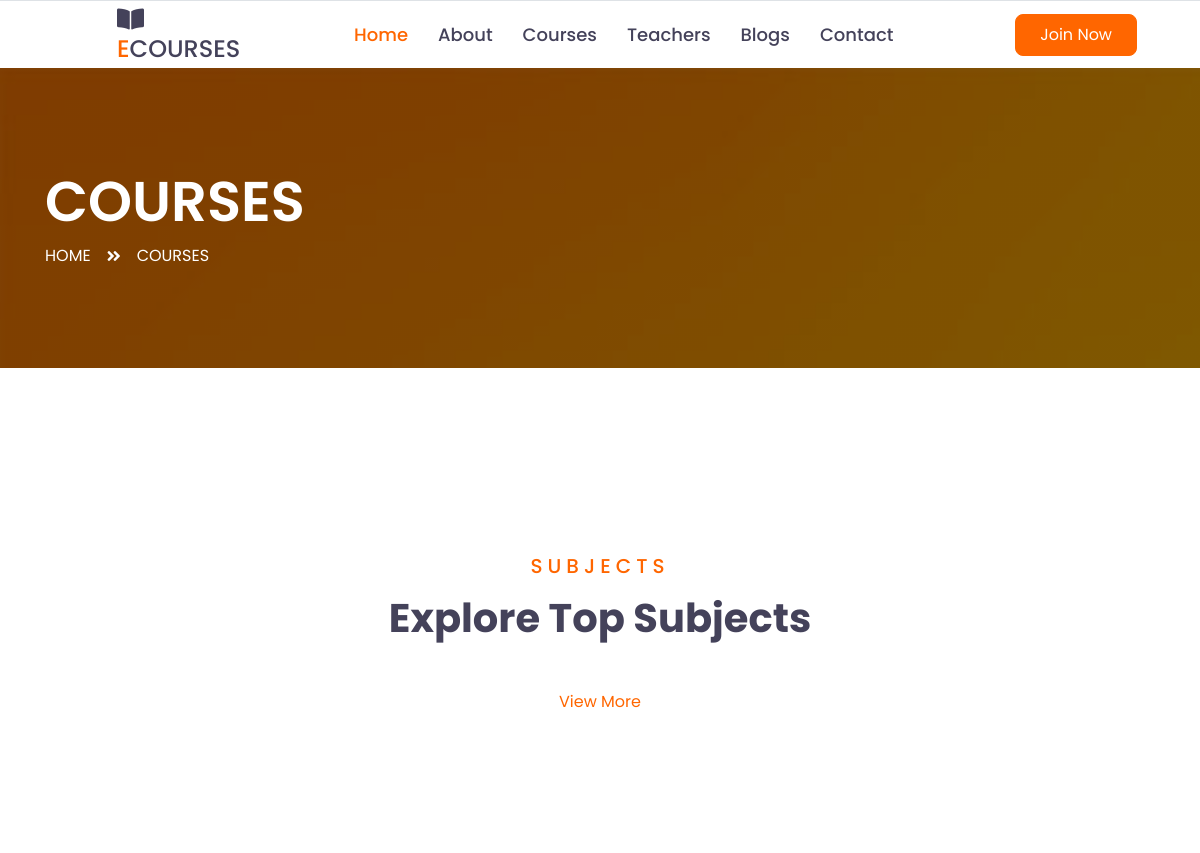
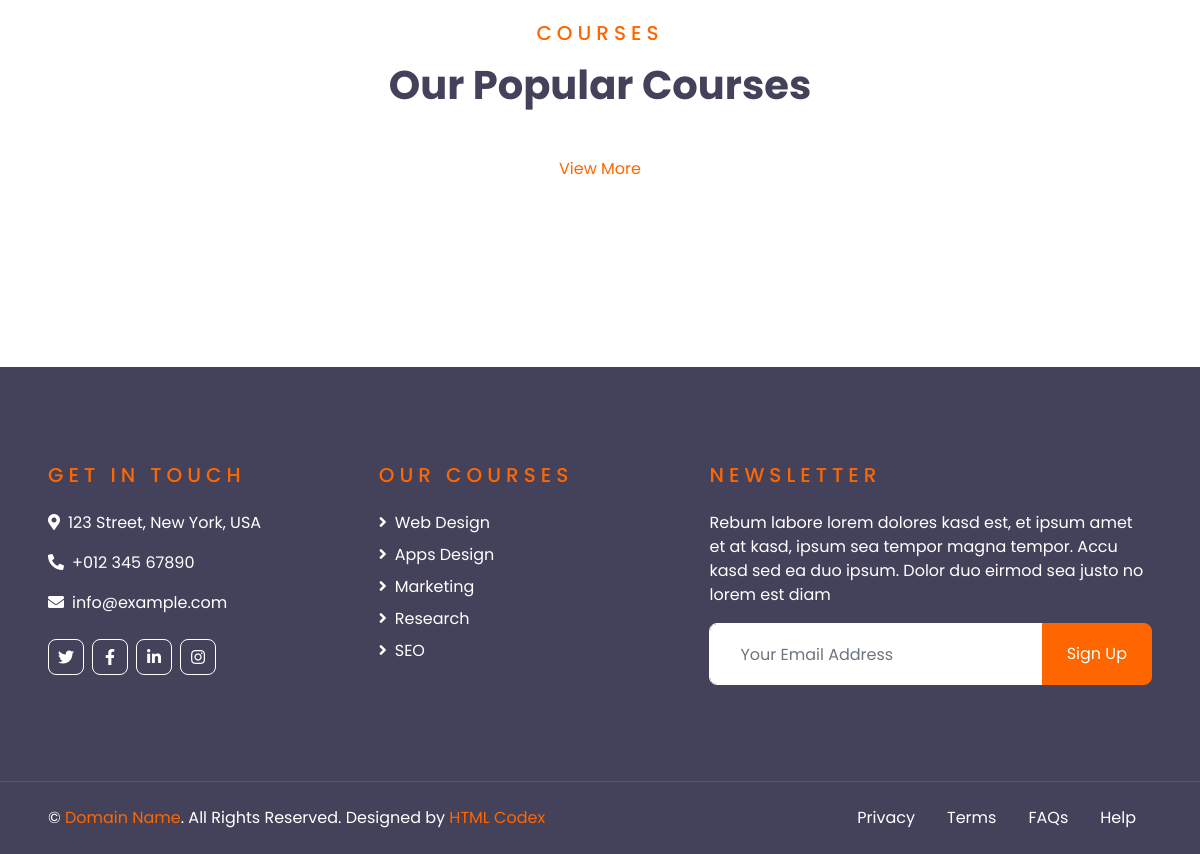
/course, run on an earlier commit of the app's database (2 pictures, top to bottom).
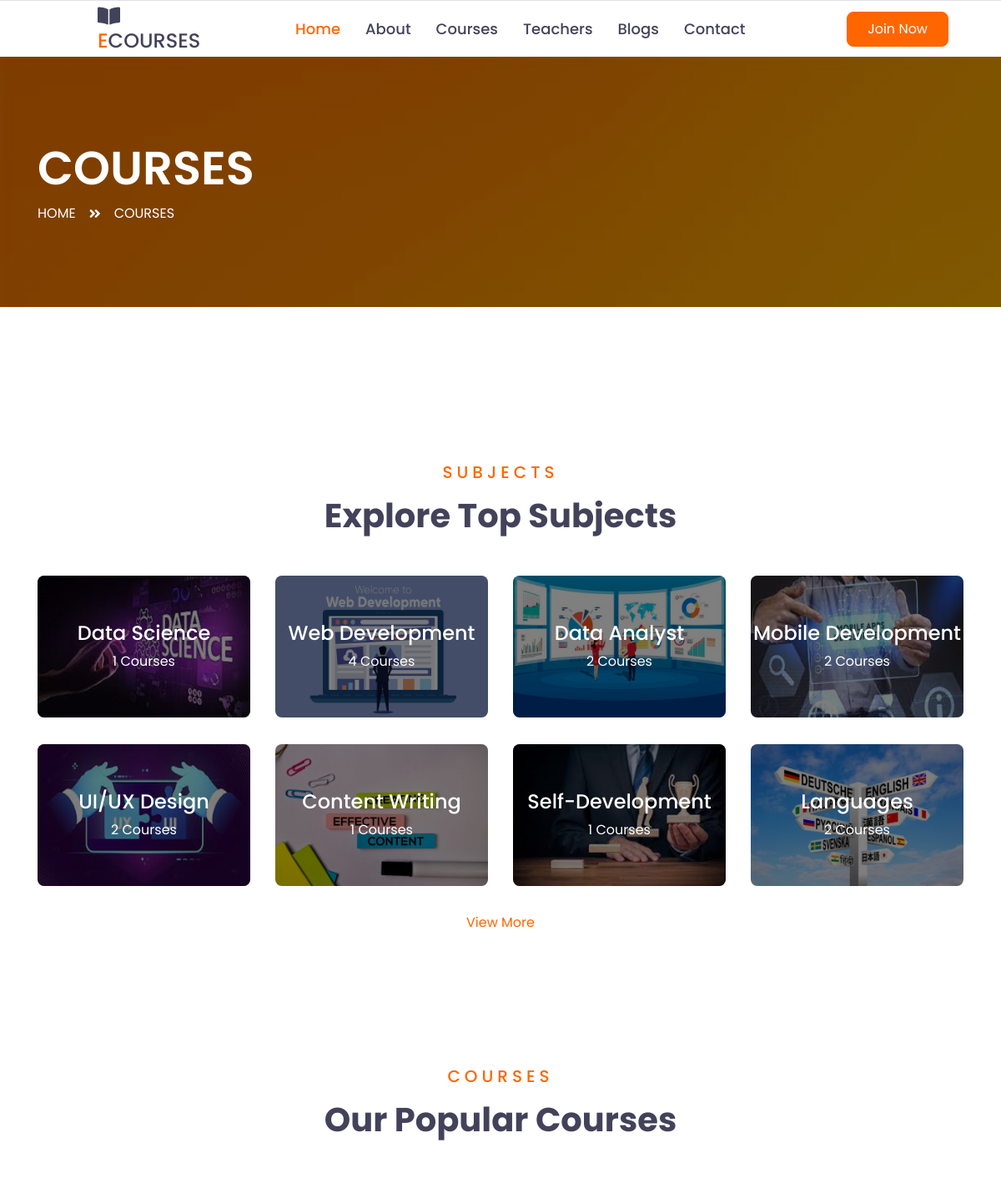
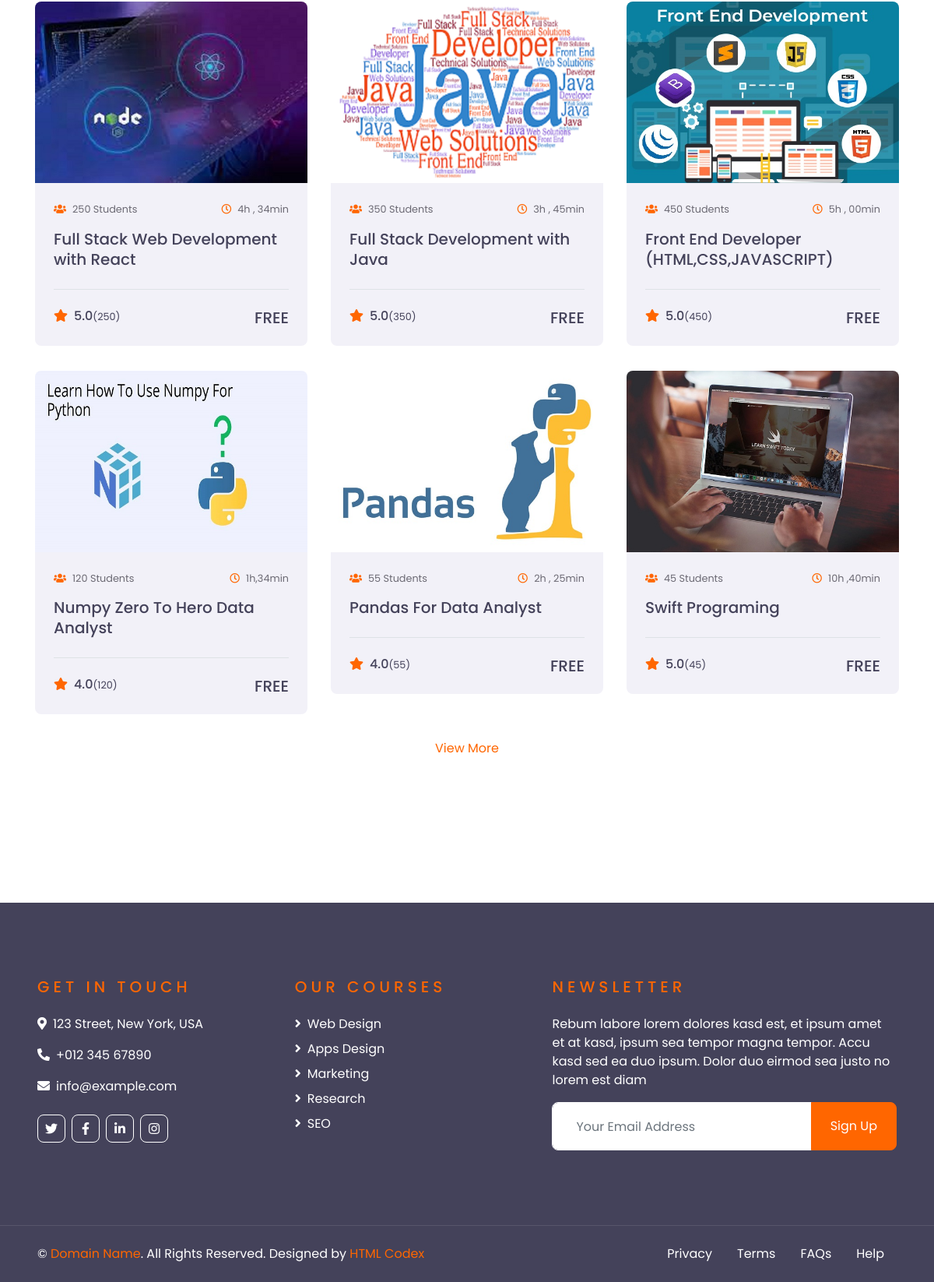
And on a later commit of the database (2 pictures, top to bottom).
### courses_card/models.py (models this page shows)
class AddCourseCategory(models.Model):
    print("Add Catergory")
    course_category = models.CharField(max_length=50)
    course_category_code = models.CharField(max_length=50,default=random.randint(00000,999999)+2)
    category_img = models.FileField(upload_to="catagory_img/",max_length=250,default=None,null=True)
    category_url = AutoSlugField(populate_from = 'course_category',unique=True,null=True,default=None)

class Courses(models.Model):
    listOFData=[]
    COURSE_LIST= tuple()
    try:
        data = AddCourseCategory.objects.all()
        categeries = [x.course_category for x in data ]
        indexes = [str(x) for x in range(1,len(data)+1) ]
        zipdata=  zip(indexes,categeries)
        COURSE_LIST =  tuple(zipdata)
    except:
        pass
    course_name = models.CharField(max_length=50)
    course_duration = models.CharField(max_length=50)
    course_rating = models.IntegerField()
    course_student = models.IntegerField()
    course_type =models.CharField(choices=COURSE_LIST,max_length=50,default="UnSelected")
    course_img = models.FileField(upload_to="course_img/",max_length=250,default=None,null=True)
    course_url = AutoSlugField(populate_from = 'course_name',unique=True,null=True,default=None)

### ecourse/views.py (the view)
# urls.py: path('course', views.course_page, name="courses"),
def course_page(response):
    courses = Courses.objects.all()[0:6]
    course_categories = AddCourseCategory.objects.all()[0:8]
    count_of_courses =[]
    try:
        for x in range(1,len(course_categories)+1):
            count_of_courses.append( (Courses.objects.filter(course_type="{}".format(x)).count()))
        zipped_data = zip(count_of_courses,course_categories)
    except:
        pass
    data = {
        'zipped_data':zipped_data,
        'num': [str(x) for x in range(1,9)],
        'courses': courses
    }
    return render(response,"course.html",data)

### template/course.html (shortened to what this page needs)
{% extends 'base.html' %}
{% block content %}
    <div class="container-fluid page-header" style="margin-bottom: 90px;">
        <div class="container">
            <div class="d-flex flex-column justify-content-center" style="min-height: 300px">
                <h3 class="display-4 text-white text-uppercase">Courses</h3>
                <div class="d-inline-flex text-white">
                    <p class="m-0 text-uppercase"><a class="text-white" href="">Home</a></p>
                    <i class="fa fa-angle-double-right pt-1 px-3"></i>
                    <p class="m-0 text-uppercase">Courses</p>
                </div>
            </div>
        </div>
    </div>
    <div class="container-fluid py-5">
        <div class="container pt-5 pb-3">
            <div class="text-center mb-5">
                <h5 class="text-primary text-uppercase mb-3" style="letter-spacing: 5px;">Subjects</h5>
                <h1>Explore Top Subjects</h1>
            </div>
            <div class="row">
                {% for course_count,categ in zipped_data %}
                <div class="col-lg-3 col-md-6 mb-4">
                    <div class="cat-item position-relative overflow-hidden rounded mb-2">
                        <img class="img-fluid update_url" src="/media/{{ categ.category_img }}" alt="">
                        <a class="cat-overlay text-white text-decoration-none" href="course-by-catagory/{{ categ.id }}">
                            <h4 class="text-white font-weight-medium">{{ categ.course_category }}</h4>
                            <span>{{ course_count }} Courses</span>
                        </a>
                    </div>
                </div>
                {% endfor %}
            </div>
            <div class="text-center"><a href="/view-catagories">View More</a></div>
        </div>
    </div>
    <div class="container-fluid py-5">
        <div class="container py-5">
            <div class="text-center mb-5">
                <h5 class="text-primary text-uppercase mb-3" style="letter-spacing: 5px;">Courses</h5>
                <h1>Our Popular Courses</h1>
            </div>
            <div class="row">
                {% for course in courses %}
                <div class="col-lg-4 col-md-6 mb-4">
                    <div class="rounded overflow-hidden mb-2">
                        <img class="img-fluid" src="/media/{{ course.course_img }}" alt="">
                        <div class="bg-secondary p-4">
                            <div class="d-flex justify-content-between mb-3">
                                <small class="m-0"><i class="fa fa-users text-primary mr-2"></i>{{course.course_student}} Students</small>
                                <small class="m-0"><i class="far fa-clock text-primary mr-2"></i>{{course.course_duration}}</small>
                            </div>
                            <a class="h5" href="course-details/{{course.id}}">{{course.course_name}}</a>
                            <div class="border-top mt-4 pt-4">
                                <div class="d-flex justify-content-between">
                                    <h6 class="m-0"><i class="fa fa-star text-primary mr-2"></i>{{course.course_rating}}.0<small>({{course.course_student}})</small></h6>
                                    <h5 class="m-0">FREE</h5>
                                </div>
                            </div>
                        </div>
                    </div>
                </div>
                {% endfor %}
                </div>
                <div class="text-center"><a href="/view-courses">View More</a></div>
            </div>
        </div>
{% endblock %}

What changed in the data, as far as the page shows it:
added AddCourseCategory: category_img (picture), course_category "Data Science", id "1"
added AddCourseCategory: category_img (picture), course_category "Web Development", course_count "4"
added AddCourseCategory: category_img (picture), course_category "Data Analyst", course_count "2"
added AddCourseCategory: category_img (picture), course_category "Mobile Development", course_count "2"
added AddCourseCategory: category_img (picture), course_category "UI/UX Design", course_count "2"
added AddCourseCategory: category_img (picture), course_category "Content Writing", course_count "1"
added AddCourseCategory: category_img (picture), course_category "Self-Development", course_count "1"
added AddCourseCategory: category_img (picture), course_category "Languages", course_count "2"
added Courses: course_img (picture), course_student "250", course_duration "4h , 34min", course_name "Full Stack Web Development with React", course_rating "5"
added Courses: course_img (picture), course_student "350", course_duration "3h , 45min", course_name "Full Stack Development with Java", course_rating "5"
added Courses: course_img (picture), course_student "450", course_duration "5h , 00min", course_name "Front End Developer (HTML,CSS,JAVASCRIPT)", course_rating "5"
added Courses: course_img (picture), course_student "120", course_duration "1h,34min", course_name "Numpy Zero To Hero Data Analyst", course_rating "4"
added Courses: course_img (picture), course_student "55", course_duration "2h , 25min", course_name "Pandas For Data Analyst", course_rating "4"
added Courses: course_img (picture), course_student "45", course_duration "10h ,40min", course_name "Swift Programing", course_rating "5"
